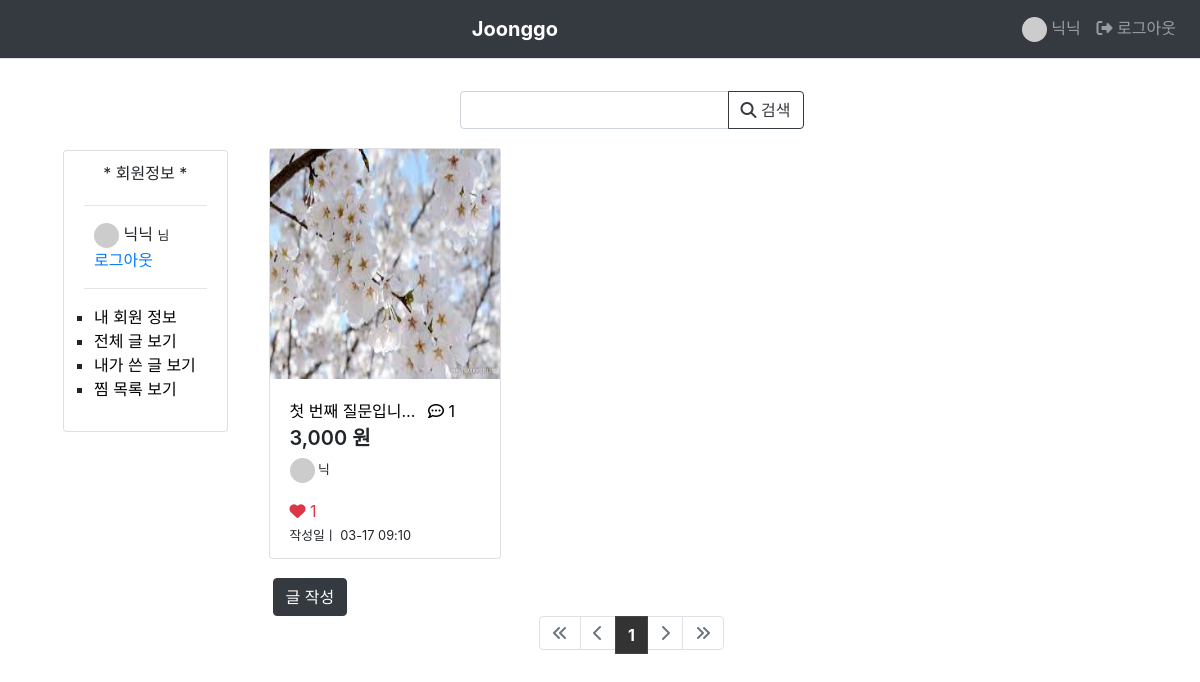
The page /joonggo/question/mylike/1/ (signed in) on the database its author committed.
### common/models.py (models this page shows, shortened)
class User(AbstractUser):
    email = models.EmailField(verbose_name='email', max_length=255, unique=True,)
    nickname = models.CharField(max_length=24, default=None,  unique=True)
    username = models.CharField(max_length=24, default=None)
    profile_image = models.TextField(default=None, null=True, blank=True)
    phonenumber = models.TextField(default=None, unique=True)
    address = models.TextField(default=None)
    is_superuser = models.BooleanField(default=False)
    is_active = models.BooleanField(default=True)
    is_admin = models.BooleanField(default=False)
    objects = UserManager()
    USERNAME_FIELD = 'email'
    REQUIRED_FIELDS = ['nickname', 'username', 'phonenumber', 'address']

### joonggo/models.py (models this page shows, shortened)
class Sell(models.Model):
    author = models.ForeignKey(User, on_delete=models.CASCADE, related_name='author_sell')
    subject = models.CharField(blank=True, null=True, max_length=200)
    content = models.TextField(blank=True, null=True)
    images = models.ImageField(blank=True, upload_to='images')
    category = models.TextField(default="") # 카테고리
    price = models.IntegerField(default=0) # 가격
    tmethod = models.TextField(default="") # 거래 방식
    create_date = models.DateTimeField()
    modify_date = models.DateTimeField(null=True, blank=True)
    voter = models.ManyToManyField(User, related_name='voter_sell')

### joonggo/views/sell_views.py (the view)
# urls.py: path('question/mylike/<int:sell_id>/', sell_views.sell_mylike, name="sell_mylike"),
@login_required(login_url='common:login')
def sell_mylike(request, sell_id):
    page = request.GET.get('page', '1')
    kw = request.GET.get('kw', '')
    sell_list = request.user.voter_sell.order_by('-create_date')
    if kw:
        sell_list = sell_list.filter(
            Q(subject__icontains=kw) | #제목 검색
            Q(content__icontains=kw) | #내용 검색
            Q(author__username__icontains=kw)
        ).distinct()
    paginator = Paginator(sell_list, 12)
    page_obj = paginator.get_page(page)
    context = {'sell_list': page_obj,
               'page': page,
               'kw': kw,
               }
    return render(request, 'joonggo/sell_mylike.html', context)

### templates/joonggo/sell_mylike.html (shortened to what this page needs)
{% extends 'base.html' %}
{% load humanize %}
{% load static %}
{% block content %}
<div class="row ml-5 my-3">
  <div class="col-2">
    <div class='card' style="margin-top:75px;">
      <div class="card-body">
        {% if user.is_authenticated %}
        <div class="text-center" style="margin-bottom:20px; margin-top:-10px;">* 회원정보 *</div>
        <hr>
        <ul style="list-style-type:none; margin:10px; padding:0px;">
          <li><img class="avatar" src="https://randomuser.me/api/portraits/men/{{user.id}}.jpg"> {{ user.nickname }} <small>님</small></li>
          <li><a href="{% url 'common:logout' %}" style="margin-top:10px;">로그아웃</a></li>
        </ul>
        <hr>
        <ul style="list-style-type:square; margin:10px; padding:0px;">
          <li><a style="color:black;" href="{% url 'common:userinfo'%}">내 회원 정보</a></li>
          <li><a style="color:black;" href="{% url 'joonggo:index'%}">전체 글 보기</a></li>
          <li><a style="color:black;" href="{% url 'joonggo:sell_mypost' user.id %}">내가 쓴 글 보기</a></li>
          <li><a style="color:black;" href="{% url 'joonggo:sell_mylike' user.id %}">찜 목록 보기</a></li>
        </ul>
        {% else %}
        <div class="text-center" style="margin-bottom:20px; margin-top:-10px;">* 회원정보 *</div>
        <hr>
        <a style="font-size:12px;" class="nav-link text-center" href="{% url 'common:login' %}">로그인이 필요합니다.</a>
        {% endif %}
      </div>
    </div>
  </div>
      <div class="col-8 mr-3">
        <div class="container" id="wrap">
          <div class="row justify-content-center my-3">
            <div class="col-6 input-group">
              <input type="text" class="form-control kw" value="{{ kw|default_if_none:'' }}">
              <div class="input-group-append">
                <button class="btn btn-outline-dark" type="button" id="btn_search"><i class="fa-solid fa-magnifying-glass"></i> 검색</button>
              </div>
            </div>
          </div>
          <div class="row">
            {% if sell_list %}
            {% for sell in sell_list %}
            <div class="col-xs-3 ml-2 mb-3">
              <div href="{% url 'joonggo:detail' sell.id %}" class="card" style="margin: 3px;">
                {% if sell.images %}
                  <img class="sellpic" src="{{ sell.images.url }}">
                  {% else %}
                  <img class="sellpic" src="/media/images/null_icon.png"/>
                  {% endif %}
                <div class="card-body">
                  <a class="stretched-link" style="color:black;" href="{% url 'joonggo:detail' sell.id %}">{{ sell.subject|truncatechars:10 }}
                    {% if sell.comment_set.count %}
                        <span class="ml-2">
                          <i class="fa-regular fa-comment-dots"></i>
                          <span>{{sell.comment_set.count}}</span>
                        </span>
                      {% endif %}
                  </a>
                  <div style="font-weight:600; font-size:20px; margin-bottom:5px;">
                      {{sell.price|intcomma}} 원
                    </div>
                  <p class="small"><img class="avatar" src="https://randomuser.me/api/portraits/men/{{sell.author.id}}.jpg"> {{ sell.author.nickname }}
                  </p>
                    <div style="margin-left:-8px; margin-bottom:3px;">
                    {% if sell.voter.all.count >= 0 %}
                    <span class="text-danger px-2 py-1">
                    {% if user in sell.voter.all %}
                    <i class="fa-solid fa-heart"></i>
                    {% else %}
                    <i class="fa-regular fa-heart"></i>
                    {% endif %}
                    {{ sell.voter.count }}
                    </div>
              {% endif %}
                    <div style="margin-bottom:-7px;">
                      <small>작성일ㅣ {{ sell.create_date|date:'m-d H:i' }}</small>
                    </div>
            </div>
           </div>
          </div>
            {% endfor %}
            {% endif %}
          </div>
          <a href="{% url 'joonggo:sell_create' %}" class="btn btn-dark">글 작성</a>
        </div>
      {% include 'joonggo/pagenation.html' %}
      </div>
</div>
{% endblock content %}

### templates/navbar.html (shortened to what this page needs)
<nav class="navbar navbar-expand-lg navbar-dark bg-dark border-bottom">
  <a class="navbar-brand mx-auto" href="{% url 'joonggo:index' %}"><b>Joonggo</b></a>
  <div class="collapse navbar-collapse flex-grow-0" id="navbarNav">
    <ul class="navbar-nav ml-auto">
      {% if user.is_authenticated %}
        <li class="nav-item ">
          <a class="nav-link" href="{% url 'common:userinfo'%}">
            <img class="avatar" src="https://randomuser.me/api/portraits/men/{{user.id}}.jpg"> {{ user.nickname }}
          </a>
        </li>
        <li class="nav-item ">
          <a class="nav-link" href="{% url 'common:logout' %}">
            <i class="fa-solid fa-right-from-bracket"></i>
            로그아웃</a>
        </li>
      {% endif %}
    </ul>
  </div>
</nav>

### static/style.css (style rules this page uses)
.avatar { width: 25px; height: 25px; border-radius: 50%; }
.sellpic { height: 230px; width: 230px; }
a:link { text-decoration: none; }
#wrap { min-height: 500px; }

### rows shown on the page
User: nickname "닉닉"
Sell: images (picture), subject "첫 번째 질문입니…", comment_set.count "1", price "3,000", author.nickname "닉", voter.count "1", create_date "03-17 09:10"

### other values the page prints
{{ page_number }} "1"
